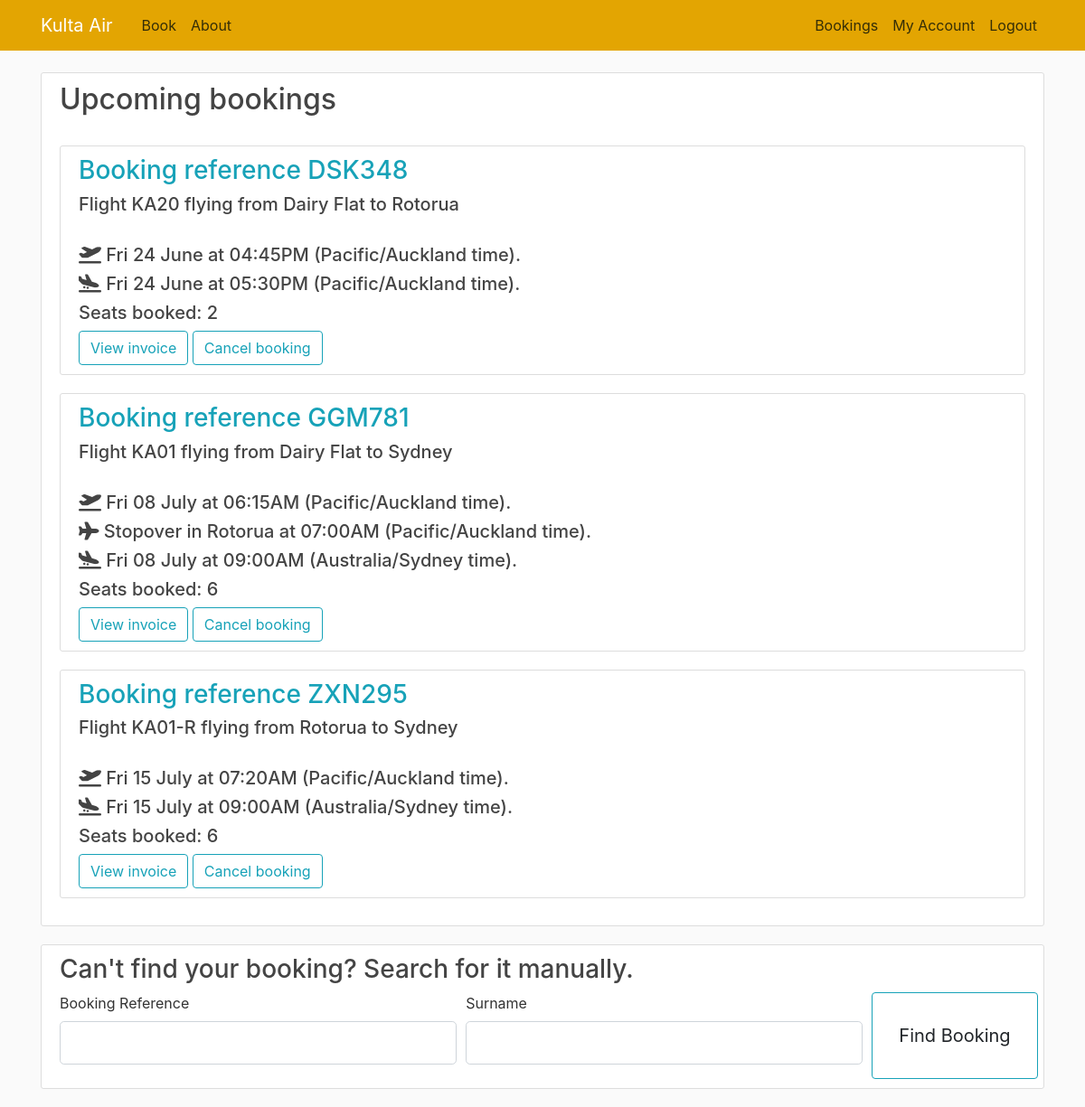
/bookings (signed in), run on the app's committed database.
### flightbookingapp/models.py (models this page shows, shortened)
class Booking(db.Model):
    booking_ref = db.Column(db.VARCHAR(6), primary_key=True, nullable=False, unique=True)
    customer = db.Column(db.Integer, db.ForeignKey('customer.id'), nullable=False)
    flight = db.Column(db.Integer, db.ForeignKey('departure.id'), nullable=False)
    tickets = db.Column(db.Integer, default=1)

class Departure(db.Model):
    id = db.Column(db.Integer, primary_key=True, nullable=False, unique=True)
    flight_number = db.Column(db.VARCHAR(10), db.ForeignKey('route.flight_code'), nullable=False)
    depart_date = db.Column(db.Date, nullable=False)
    stopover_date = db.Column(db.Date)
    arrival_date = db.Column(db.Date, nullable=False)
    price = db.Column(db.Float, nullable=False, default=0.00)
    booked_seats = db.Column(db.Integer, nullable=False, default=0)

class Airport(db.Model):
    int_code = db.Column(db.CHAR(4), primary_key=True, unique=True)
    name = db.Column(db.VARCHAR(50), nullable=False)
    timezone = db.Column(db.String(50))

class Route(db.Model):
    flight_code = db.Column(db.VARCHAR(10), primary_key=True, nullable=False, unique=True)
    depart_time = db.Column(db.Time, nullable=False)
    arrive_time = db.Column(db.Time, nullable=False)
    stopover_time = db.Column(db.Time)
    depart_airport = db.Column(db.CHAR(4), db.ForeignKey('airport.int_code'), nullable=False)
    arrive_airport = db.Column(db.CHAR(4), db.ForeignKey('airport.int_code'), nullable=False)
    stopover_airport = db.Column(db.CHAR(4), db.ForeignKey('airport.int_code'))
    plane = db.Column(db.Integer, db.ForeignKey('aircraft.id'), nullable=False)

### flightbookingapp/routes.py (the view, shortened to what this page needs)
@app.route('/bookings', methods=['GET', 'POST'])
def bookings():
    if request.method == "POST":
        if request.form.get('cancel') == 'Cancel booking':
            funcs.cancel_booking(request.form.get('booking'))
            return redirect(url_for('bookings'))
        if request.form.get('view') == 'View invoice':
            return redirect(url_for('invoice', booking_ref=request.form.get('booking'), surname=current_user.last_name))
    form = FindBookingForm()
    flight_info = {}
    if current_user.is_authenticated:
        flight_info = funcs.collect_user_bookings()
    return render_template('bookings.html', title='Bookings', loggedin=current_user.is_authenticated,
                           user_bookings=flight_info, form=form)

### flightbookingapp/forms.py
class FindBookingForm(FlaskForm):
    booking_ref = StringField('Booking Reference', validators=[DataRequired(), Length(min=1, max=6)])
    surname = StringField('Surname', validators=[DataRequired()])
    submit = SubmitField('Find Booking')

### flightbookingapp/models.py (called while the page is built)
@login_manager.user_loader
def load_customer(user_id):
    return Customer.query.get(int(user_id))

### flightbookingapp/route_funcs.py (called while the page is built)
def date_in_past(date_and_time, timezone) -> bool:
    return datetime.datetime.now(ZoneInfo(timezone)) > date_and_time.replace(tzinfo=ZoneInfo(timezone))

def collect_user_bookings():
    flight_info = []
    for booking in current_user.bookings:
        departure = Departure.query.filter_by(id=booking.flight).first()
        route = Route.query.filter_by(flight_code=departure.flight_number).first()
        dep_airport = Airport.query.filter_by(int_code=route.depart_airport).first()
        arr_airport = Airport.query.filter_by(int_code=route.arrive_airport).first()
        stopover_airport = Airport.query.filter_by(int_code=route.stopover_airport).first()
        booking_past = date_in_past(datetime.datetime.combine(departure.depart_date, route.depart_time),
                                    dep_airport.timezone)
        flight_info.append([booking, departure, route, dep_airport, arr_airport, booking_past, stopover_airport])
    return sorted(flight_info, key=lambda flight: flight[1].depart_date)

### flightbookingapp/templates/bookings.html (shortened to what this page needs)
{% extends "layout.html" %}
{% block content %}
    {% if loggedin %}
        {% with bookings=user_bookings %}
            {% include 'upcoming_bookings.html' %}
        {% endwith %}
        <div class="content-section">
        <h3 class="bookings-heading"> Can't find your booking? Search for it manually.</h3>
    {% else %}
        <div class="content-section">
        <h2 class="bookings-heading"> Search for a booking </h2>
    {% endif %}
<form method="POST" action="">
    <fieldset class="form-row">
        <div class="form-group col-md-5">
            {{ form.booking_ref.label(class="form-control-label") }}
            {% if form.booking_ref.errors %}
                {{ form.booking_ref(class="form-control form-control-lg is-invalid") }}
                <div class="invalid-feedback">
                    {% for error in form.fly_from.errors %}
                        <span>{{ error }}</span>
                    {% endfor %}
                </div>
            {% else %}
                {{ form.booking_ref(class="form-control form-control-lg") }}
            {% endif %}
        </div>
        <div class="form-group col-md-5">
            {{ form.surname.label(class="form-control-label") }}
            {% if form.surname.errors %}
                {{ form.surname(class="form-control form-control-lg is-invalid") }}
                <div class="invalid-feedback">
                    {% for error in form.surname.errors %}
                        <span>{{ error }}</span>
                    {% endfor %}
                </div>
            {% else %}
                {{ form.surname(class="form-control form-control-lg") }}
            {% endif %}
        </div>
        <div class="d-grid btn-group col-2 mx-auto">
            <button class="btn btn-outline-info"
                    type="submit">{{ form.submit(class="btn btn-lg") }}</button>
        </div>
    </fieldset>
</form>
</div>
{% endblock content %}

### flightbookingapp/templates/upcoming_bookings.html (shortened to what this page needs)
<div class="content-section">
    <div class="media">
        <div class="media-body">
            <h2 class="bookings-heading">Upcoming bookings</h2>
            {% set ns = namespace(upcoming=false, past=false) %}
            {% if bookings == [] %}
                <br>
                <p class="text-secondary"><a class="ml-2" href="{{ url_for('home') }}">You have no upcoming bookings.
                    Click here to make one!</a></p>
            {% else %}
                <br>
                {% for booking in bookings %}
                    {% if not booking[5] %}
                        {% set ns.upcoming = true %}
                        <div class="content-section">
                            <form method="post" action="">
                                <h3 class="text-info">Booking reference {{ booking[0].booking_ref.upper() }}</h3>
                                <h5>Flight {{ booking[1].flight_number }} flying from {{ booking[3].name }}
                                    to {{ booking[4].name }}</h5>
                                <br>
                                <h5>
                                    <i class="fa-solid fa-plane-departure"></i> {{ (booking[1].depart_date).strftime("%a %d %B") }}
                                    at
                                    {{ booking[2].depart_time.strftime("%#I:%M%p") }} ({{ booking[3].timezone }} time).
                                </h5>
                                {% if booking[2].stopover_time != None %}
                                    <h5>
                                        <i class="fa-solid fa-plane"></i> Stopover in {{ booking[6].name }}
                                        at {{ booking[2].stopover_time.strftime("%#I:%M%p") }}
                                        ({{ booking[6].timezone }} time).
                                    </h5>
                                {% endif %}
                                <h5>
                                    <i class="fa-solid fa-plane-arrival"></i> {{ (booking[1].arrival_date).strftime("%a %d %B") }}
                                    at
                                    {{ booking[2].arrive_time.strftime("%#I:%M%p") }} ({{ booking[4].timezone }} time).
                                </h5>
                                <h5>Seats booked: {{ booking[0].tickets }}</h5>
                                <input type="submit" value="View invoice" name="view" class="btn btn-outline-info">
                                <input type="submit" value="Cancel booking" name="cancel" class="btn btn-outline-info">
                            </form>
                        </div>
                    {% else %}
                        {% set ns.past = true %}
                    {% endif %}
                {% endfor %}
            {% endif %}
        </div>
    </div>
</div>

### flightbookingapp/static/main.css (style rules this page uses)
body { background: #fafafa; color: #333333; margin-top: 5rem; }
h1, h2, h3, h4, h5, h6 { color: #444444; }
.content-section { background: #ffffff; padding: 10px 20px; border: 1px solid #dddddd; border-radius: 3px; margin-bottom: 20px; }

### data on the page
Booking: booking_ref "DSK348", flight_number "KA20", name "Dairy Flat", name "Rotorua", depart_time "04:45PM", timezone "Pacific/Auckland", arrive_time "05:30PM", tickets "2"
Departure: depart_date "Fri 24 June", arrival_date "Fri 24 June"
Booking: booking_ref "GGM781", flight_number "KA01", name "Dairy Flat", name "Sydney", depart_time "06:15AM", timezone "Pacific/Auckland", name "Rotorua", stopover_time "07:00AM", arrive_time "09:00AM", timezone "Australia/Sydney", tickets "6"
Departure: depart_date "Fri 08 July", arrival_date "Fri 08 July"
Booking: booking_ref "ZXN295", flight_number "KA01-R", name "Rotorua", name "Sydney", depart_time "07:20AM", timezone "Pacific/Auckland", arrive_time "09:00AM", timezone "Australia/Sydney", tickets "6"
Departure: depart_date "Fri 15 July", arrival_date "Fri 15 July"
